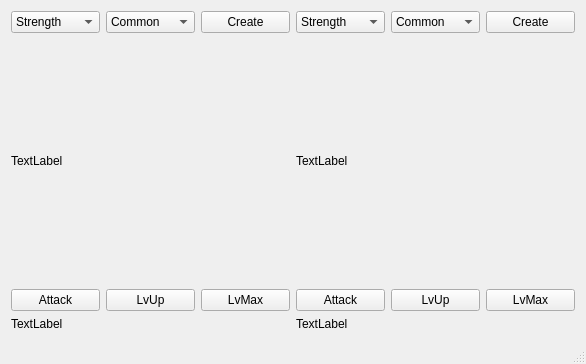
<?xml version="1.0" encoding="UTF-8"?>
<ui version="4.0">
 <class>MainWindow</class>
 <widget class="QMainWindow" name="MainWindow">
  <property name="geometry">
   <rect>
    <x>0</x>
    <y>0</y>
    <width>586</width>
    <height>364</height>
   </rect>
  </property>
  <property name="windowTitle">
   <string>MainWindow</string>
  </property>
  <widget class="QWidget" name="centralWidget">
   <layout class="QGridLayout" name="gridLayout">
    <item row="0" column="0">
     <layout class="QVBoxLayout" name="verticalLayout">
      <item>
       <layout class="QHBoxLayout" name="horizontalLayout_3">
        <item>
         <widget class="QComboBox" name="comboBox_Type_1">
          <item>
           <property name="text">
            <string>Strength</string>
           </property>
          </item>
          <item>
           <property name="text">
            <string>Defense</string>
           </property>
          </item>
          <item>
           <property name="text">
            <string>Shield</string>
           </property>
          </item>
          <item>
           <property name="text">
            <string>Agility</string>
           </property>
          </item>
         </widget>
        </item>
        <item>
         <widget class="QComboBox" name="comboBox_Rarity_1">
          <item>
           <property name="text">
            <string>Common</string>
           </property>
          </item>
          <item>
           <property name="text">
            <string>Rare</string>
           </property>
          </item>
          <item>
           <property name="text">
            <string>Epic</string>
           </property>
          </item>
          <item>
           <property name="text">
            <string>Legendary</string>
           </property>
          </item>
         </widget>
        </item>
        <item>
         <widget class="QPushButton" name="pushButton_Create_1">
          <property name="text">
           <string>Create</string>
          </property>
         </widget>
        </item>
       </layout>
      </item>
      <item>
       <widget class="QLabel" name="labelPM_1">
        <property name="sizePolicy">
         <sizepolicy hsizetype="Preferred" vsizetype="Expanding">
          <horstretch>0</horstretch>
          <verstretch>0</verstretch>
         </sizepolicy>
        </property>
        <property name="text">
         <string>TextLabel</string>
        </property>
       </widget>
      </item>
      <item>
       <layout class="QHBoxLayout" name="horizontalLayout">
        <item>
         <widget class="QPushButton" name="pushButton_Attack_1">
          <property name="text">
           <string>Attack</string>
          </property>
         </widget>
        </item>
        <item>
         <widget class="QPushButton" name="pushButton_LvUp_1">
          <property name="text">
           <string>LvUp</string>
          </property>
         </widget>
        </item>
        <item>
         <widget class="QPushButton" name="pushButton_LvMax_1">
          <property name="text">
           <string>LvMax</string>
          </property>
         </widget>
        </item>
       </layout>
      </item>
      <item>
       <widget class="QLabel" name="label_moveInfo_1">
        <property name="sizePolicy">
         <sizepolicy hsizetype="Preferred" vsizetype="Preferred">
          <horstretch>0</horstretch>
          <verstretch>0</verstretch>
         </sizepolicy>
        </property>
        <property name="text">
         <string>TextLabel</string>
        </property>
       </widget>
      </item>
     </layout>
    </item>
    <item row="0" column="1">
     <layout class="QVBoxLayout" name="verticalLayout_2">
      <item>
       <layout class="QHBoxLayout" name="horizontalLayout_4">
        <item>
         <widget class="QComboBox" name="comboBox_Type_2">
          <item>
           <property name="text">
            <string>Strength</string>
           </property>
          </item>
          <item>
           <property name="text">
            <string>Defense</string>
           </property>
          </item>
          <item>
           <property name="text">
            <string>Shield</string>
           </property>
          </item>
          <item>
           <property name="text">
            <string>Agility</string>
           </property>
          </item>
         </widget>
        </item>
        <item>
         <widget class="QComboBox" name="comboBox_Rarity_2">
          <item>
           <property name="text">
            <string>Common</string>
           </property>
          </item>
          <item>
           <property name="text">
            <string>Rare</string>
           </property>
          </item>
          <item>
           <property name="text">
            <string>Epic</string>
           </property>
          </item>
          <item>
           <property name="text">
            <string>Legendary</string>
           </property>
          </item>
         </widget>
        </item>
        <item>
         <widget class="QPushButton" name="pushButton_Create_2">
          <property name="text">
           <string>Create</string>
          </property>
         </widget>
        </item>
       </layout>
      </item>
      <item>
       <widget class="QLabel" name="labelPM_2">
        <property name="sizePolicy">
         <sizepolicy hsizetype="Preferred" vsizetype="Expanding">
          <horstretch>0</horstretch>
          <verstretch>0</verstretch>
         </sizepolicy>
        </property>
        <property name="text">
         <string>TextLabel</string>
        </property>
       </widget>
      </item>
      <item>
       <layout class="QHBoxLayout" name="horizontalLayout_2">
        <item>
         <widget class="QPushButton" name="pushButton_Attack_2">
          <property name="text">
           <string>Attack</string>
          </property>
         </widget>
        </item>
        <item>
         <widget class="QPushButton" name="pushButton_LvUp_2">
          <property name="text">
           <string>LvUp</string>
          </property>
         </widget>
        </item>
        <item>
         <widget class="QPushButton" name="pushButton_LvMax_2">
          <property name="text">
           <string>LvMax</string>
          </property>
         </widget>
        </item>
       </layout>
      </item>
      <item>
       <widget class="QLabel" name="label_moveInfo_2">
        <property name="text">
         <string>TextLabel</string>
        </property>
       </widget>
      </item>
     </layout>
    </item>
   </layout>
   <zorder>labelPM_1</zorder>
   <zorder>labelPM_2</zorder>
   <zorder>pushButton_Attack_1</zorder>
   <zorder>pushButton_LvUp_1</zorder>
   <zorder>label_moveInfo_1</zorder>
   <zorder>pushButton_Attack_2</zorder>
   <zorder>pushButton_LvUp_2</zorder>
   <zorder>label_moveInfo_2</zorder>
   <zorder>comboBox_Type_1</zorder>
   <zorder>comboBox_Rarity_2</zorder>
   <zorder>comboBox_Type_2</zorder>
   <zorder>pushButton_Create_2</zorder>
   <zorder>label_moveInfo_2</zorder>
  </widget>
  <widget class="QStatusBar" name="statusBar"/>
 </widget>
 <layoutdefault spacing="6" margin="11"/>
 <resources/>
 <connections/>
</ui>
